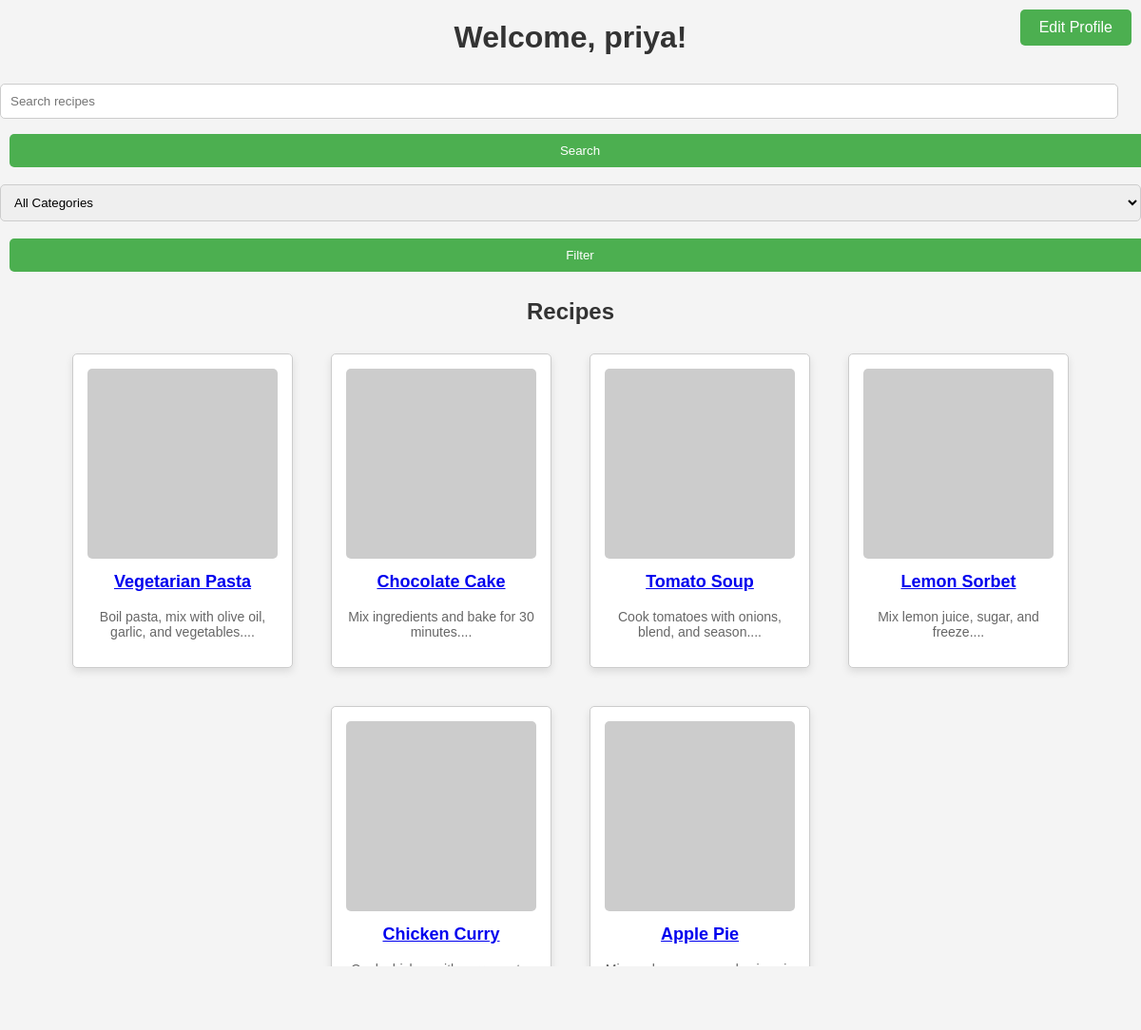
Page /recipe_list.php (signed in) on the committed database.
### tables this page shows
CREATE TABLE `recipes` (
  `id` int(11) NOT NULL,
  `user_id` int(11) NOT NULL,
  `title` varchar(255) NOT NULL,
  `ingredients` text NOT NULL,
  `instructions` text NOT NULL,
  `image` varchar(255) DEFAULT NULL,
  `category` varchar(50) DEFAULT NULL,
  `created_at` timestamp NOT NULL DEFAULT current_timestamp()
);

### recipe_list.php (the view, shortened to what this page needs)
<?php
require 'db.php';
$search_term = isset($_GET['search']) ? $_GET['search'] : '';
$query = "SELECT * FROM recipes WHERE title LIKE ? ";
$params = ["%$search_term%"];
$stmt = $connection->prepare($query);
if ($stmt) {
    $stmt->bind_param(str_repeat("s", count($params)), ...$params);
    $stmt->execute();
    $result = $stmt->get_result();
} else {
    $result = null;
}
?>
<!DOCTYPE html>
<html lang="en">
<head>
    <link rel="stylesheet" href="styles.css">
</head>
<body>
    <a href="edit_profile.php">
        <button class="edit-profile-btn">Edit Profile</button>
    </a>
    <h1>Welcome, <?php echo isset($_SESSION['user']) ? $_SESSION['user'] : 'Guest'; ?>!</h1>
    <form method="get" action="">
        <input type="text" name="search" placeholder="Search recipes" value="<?php echo htmlspecialchars($search_term); ?>">
        <button type="submit">Search</button>
    </form>
    <form method="get" action="">
        <select name="category">
            <option value="">All Categories</option>
        </select>
        <button type="submit">Filter</button>
    </form>
    <h2>Recipes</h2>
    <?php if ($result && $result->num_rows > 0): ?>
        <div class="recipes">
            <?php while ($recipe = $result->fetch_assoc()): ?>
                <div class="recipe-card">
                    <img src="<?php echo $recipe['image']; ?>" alt="<?php echo $recipe['title']; ?>">
                    <h3><a href="recipe.php?id=<?php echo $recipe['id']; ?>"><?php echo $recipe['title']; ?></a></h3>
                    <p><?php echo substr($recipe['instructions'], 0, 100); ?>...</p>
                </div>
            <?php endwhile; ?>
        </div>
    <?php else: ?>
        <p>No recipes found. Please try again with different search criteria.</p>
    <?php endif; ?>
</body>
</html>

### styles.css (style rules this page uses)
body { font-family: Arial, sans-serif; margin: 0; padding: 0; background-color: #f4f4f4; }
h2 { text-align: center; color: #333; }
form input { width: 100%; padding: 12px; margin: 8px 0; border-radius: 5px; border: 1px solid #ccc; box-sizing: border-box; }
form button { width: 100%; padding: 12px; background-color: #4CAF50; color: white; border: none; border-radius: 5px; cursor: pointer; }
.recipes { display: grid; grid-template-columns: repeat(auto-fill, minmax(250px, 1fr)); gap: 20px; margin-top: 20px; }
.recipe-card { background-color: white; border-radius: 8px; padding: 15px; box-shadow: 0 4px 8px rgba(0, 0, 0, 0.1); text-align: center; }
.recipe-card img { width: 100%; height: auto; border-radius: 8px; }
.recipe-card h3 { margin-top: 10px; font-size: 1.2em; }
.recipe-card p { color: #666; font-size: 0.9em; margin-top: 10px; }
form input[type="text"], form select { width: calc(100% - 24px); padding: 10px; margin: 8px 0; border-radius: 5px; border: 1px solid #ccc; box-sizing: border-box; }
form button { width: auto; padding: 8px 16px; margin: 8px 10px; text-align: center; }

### recipe_list.php (style rules this page uses)
.edit-profile-btn { position: absolute; top: 10px; right: 10px; padding: 10px 20px; background-color: #4CAF50; color: white; border: none; border-radius: 5px; font-size: 16px; cursor: pointer; }
body { font-family: Arial, sans-serif; margin: 0; padding: 0; }
h1, h2 { text-align: center; color: #333; }
.recipes { display: flex; flex-wrap: wrap; justify-content: center; }
.recipe-card { background-color: white; border: 1px solid #ccc; border-radius: 5px; margin: 10px; padding: 15px; width: 200px; box-shadow: 0 4px 8px rgba(0, 0, 0, 0.1); }
.recipe-card img { width: 100%; border-radius: 5px; }
.recipe-card h3 { font-size: 18px; text-align: center; margin-top: 10px; }
.recipe-card p { text-align: center; font-size: 14px; }
form input, form select { width: 100%; padding: 10px; margin: 10px 0; border-radius: 5px; border: 1px solid #ccc; box-sizing: border-box; }
form button { width: 100%; padding: 10px; background-color: #4CAF50; color: white; border: none; border-radius: 5px; cursor: pointer; }

### rows in the picture
recipes: title "Vegetarian Pasta", instructions "Boil pasta, mix with olive oil, garlic, and vegetables."
recipes: title "Chocolate Cake", instructions "Mix ingredients and bake for 30 minutes."
recipes: title "Tomato Soup", instructions "Cook tomatoes with onions, blend, and season."
recipes: title "Lemon Sorbet", instructions "Mix lemon juice, sugar, and freeze."
recipes: title "Chicken Curry", instructions "Cook chicken with curry paste, onions, and coconut milk."
recipes: title "Apple Pie", instructions "Mix apples, sugar, and spices in a crust and bake."

### other values in the picture
$_SESSION['user'] "priya"
